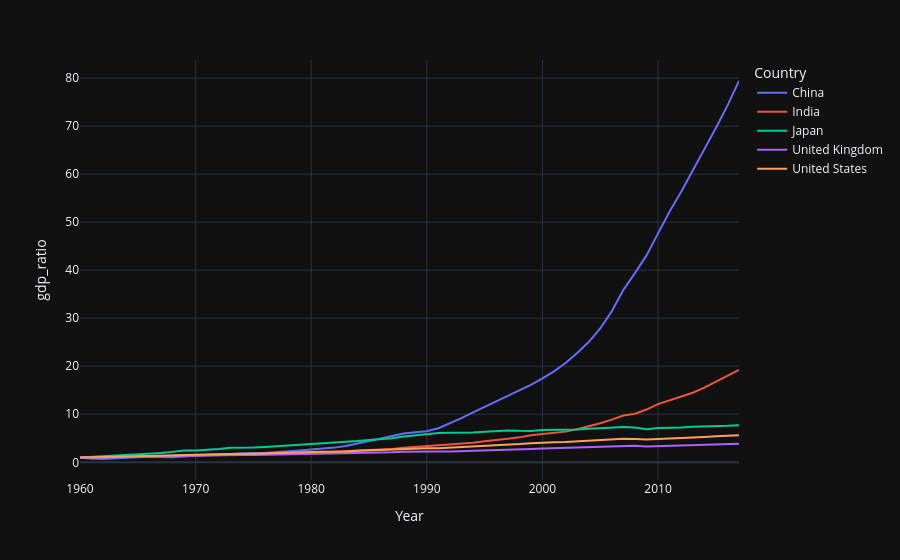

This figure's notebook cell:
### Code cell
px.line(top6_including_gdp_ratio[top6_including_gdp_ratio.gdp_ratio > 0], x="Year", y="gdp_ratio", color="Country")
